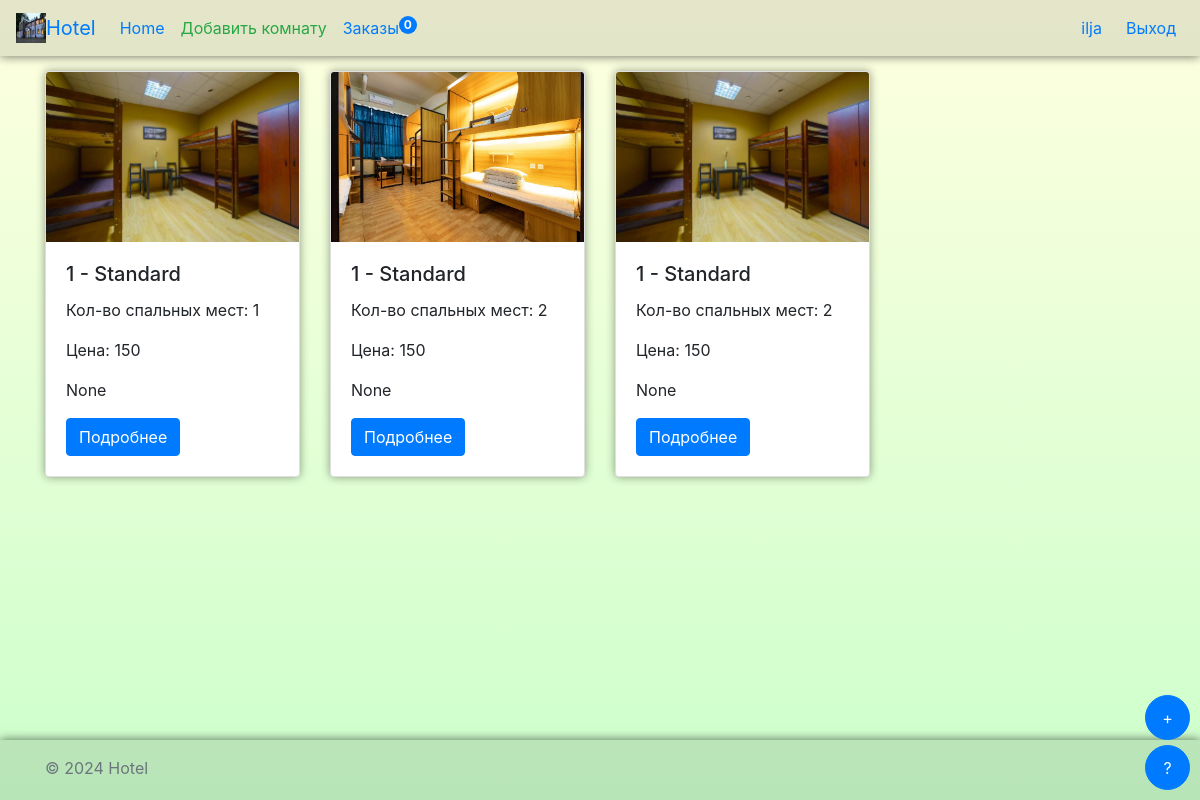
The app's page / (signed in) with its own data.
### rooms/models.py (models this page shows, shortened)
class Room(models.Model):
    id = models.AutoField(primary_key=True)
    room_type = models.ForeignKey(RoomType, on_delete=models.CASCADE)
    number = models.IntegerField()
    beds = models.IntegerField()
    price = models.IntegerField()
    is_available = models.BooleanField(default=True)
    image = models.ImageField(upload_to='room_images/', null=True, blank=True)
    description = models.TextField(null=True, blank=True)
    is_deleted = models.BooleanField(default=False)

class RoomType(models.Model):
    id = models.AutoField(primary_key=True)
    name = models.CharField(max_length=50)
    description = models.TextField(null=True, blank=True)

### rooms/views.py (the view)
# urls.py: path('', views.room_list, name='room_list'),
def room_list(request):
    rooms = Room.objects.filter(is_deleted=False)
    if request.user.is_authenticated:
        basket_count = Basket.objects.filter(user=request.user).count()
        return render(request, 'rooms/room_list.html', {'rooms': rooms, 'count_rooms': basket_count})
    return render(request, 'rooms/room_list.html', {'rooms': rooms})

### templates/rooms/room_list.html (shortened to what this page needs)
{% extends 'layout.html' %}
{% block header %}
    {% if user.is_authenticated %}
        <li class="nav-item">
            <a class="nav-link" href="{% url 'getBasket' %}">
                Заказы
                <span class="position-absolute top-0 start-100 translate-middle badge rounded-pill bg-primary text-white">
                {{ count_rooms }}
              </span>
            </a>
        </li>
    {% endif %}
{% endblock %}
{% block content %}
    <div class="row justify-content-flex-start column-gap-3">
        {% for room in rooms %}
            <div class="col-sm-6 col-md-4 col-lg-3">
                <div class="card mb-4 box-shadow" style="box-shadow: 0 0 10px rgba(0, 0, 0, 0.4)">
                    <img src="{{ room.image.url }}" class="card-img-top" alt="room image" height="170">
                    <div class="card-body">
                        <h5 class="card-title">{{ room.number }} - {{ room.room_type.name }}</h5>
                        <p class="card-text">Кол-во спальных мест: {{ room.beds }}</p>
                        <p class="card-text">Цена: {{ room.price }}</p>
                        <p class="card-text">{{ room.room_type.description }}</p>
                        <a href="{% url 'room_detail' room_id=room.id %}" class="btn btn-primary">Подробнее</a>
                    </div>
                </div>
            </div>
        {% endfor %}
    </div>
{% endblock %}

### rooms/templates/layout.html (shortened to what this page needs)
<!DOCTYPE html>
<html lang="en" style="position: relative; min-height: 100%;">
<head>
    <link href="https://stackpath.bootstrapcdn.com/bootstrap/4.3.1/css/bootstrap.min.css" rel="stylesheet">
</head>
<body style="padding-bottom: 60px;">
<header>
    <nav class="navbar navbar-expand-lg" style="background-color: rgba(0, 0, 0, 0.1); box-shadow: 0 0 10px rgba(0, 0, 0, 0.6);">
        <img src="/media/default.jpg" width="30" height="30" alt="">
        <a class="navbar-brand" href="#">Hotel</a>
        <div class="collapse navbar-collapse justify-content-between" id="navbarNav">
            <ul class="navbar-nav">
                <li class="nav-item active">
                    <a class="nav-link" href="{% url 'room_list' %}">Home <span class="sr-only">(current)</span></a>
                </li>
                <li class="nav-item">
                    {% if user.is_authenticated %}
                        <a href="{% url 'room_create' %}" class="nav-link text-success">Добавить комнату</a>
                    {% endif %}
                </li>
                {% block header %}
                {% endblock %}
            </ul>
            {% if not user.is_authenticated %}
                <ul class="navbar-nav">
                    <li class="nav-item active mr-2">
                        <button type="button" class="btn btn-outline-primary" data-toggle="modal"
                                data-target="#loginModal">
                            Вход
                        </button>
                    </li>
                    <li class="nav-item">
                        <button type="button" class="btn btn-outline-info" data-toggle="modal"
                                data-target="#regModal">
                            Регистрация
                        </button>
                    </li>
                </ul>
            {% else %}
                <ul class="navbar-nav">
                    <li class="nav-item active mr-2">
                        <a class="nav-link" href="#">{{ user.username }}</a>
                    </li>
                    <li class="nav-item">
                        <a class="nav-link" href="{% url 'logout' %}">Выход</a>
                    </li>
                </ul>
            {% endif %}
        </div>
    </nav>
</header>
<div style="position: fixed; bottom: 60px; right: 10px; z-index: 10;">
    <button type="button" style="border-radius: 50%; width: 45px; height: 45px;" class="btn btn-primary" data-toggle="modal" data-target="#feedbackModal">+</button>
</div>
<div style="position: fixed; bottom: 10px; right: 10px; z-index: 10">
    <button type="button" style="border-radius: 50%; width: 45px; height: 45px;" class="btn btn-primary" data-toggle="modal" data-target="#feedbackModal">?</button>
</div>
<main role="main" class="container" style="padding: 15px">
    {% block content %}
    {% endblock %}
</main>
<footer class="footer mt-auto py-3" style="position: absolute; bottom: 0; width: 100%; height: 60px; background-color: rgba(0, 0, 0, 0.1); box-shadow: 0 0 10px rgba(0, 0, 0, 0.6)">
    <div class="container">
        <span class="text-muted">© 2024 Hotel</span>
    </div>
</footer>
</body>
</html>

### records on screen
Room: image (picture), number "1", room_type.name "Standard", beds "1", price "150", room_type.description "None"
Room: image (picture), number "1", room_type.name "Standard", beds "2", price "150", room_type.description "None"
Room: image (picture), number "1", room_type.name "Standard", beds "2", price "150", room_type.description "None"

### other values on screen
{{ count_rooms }} "0"
{{ user.username }} "ilja"
